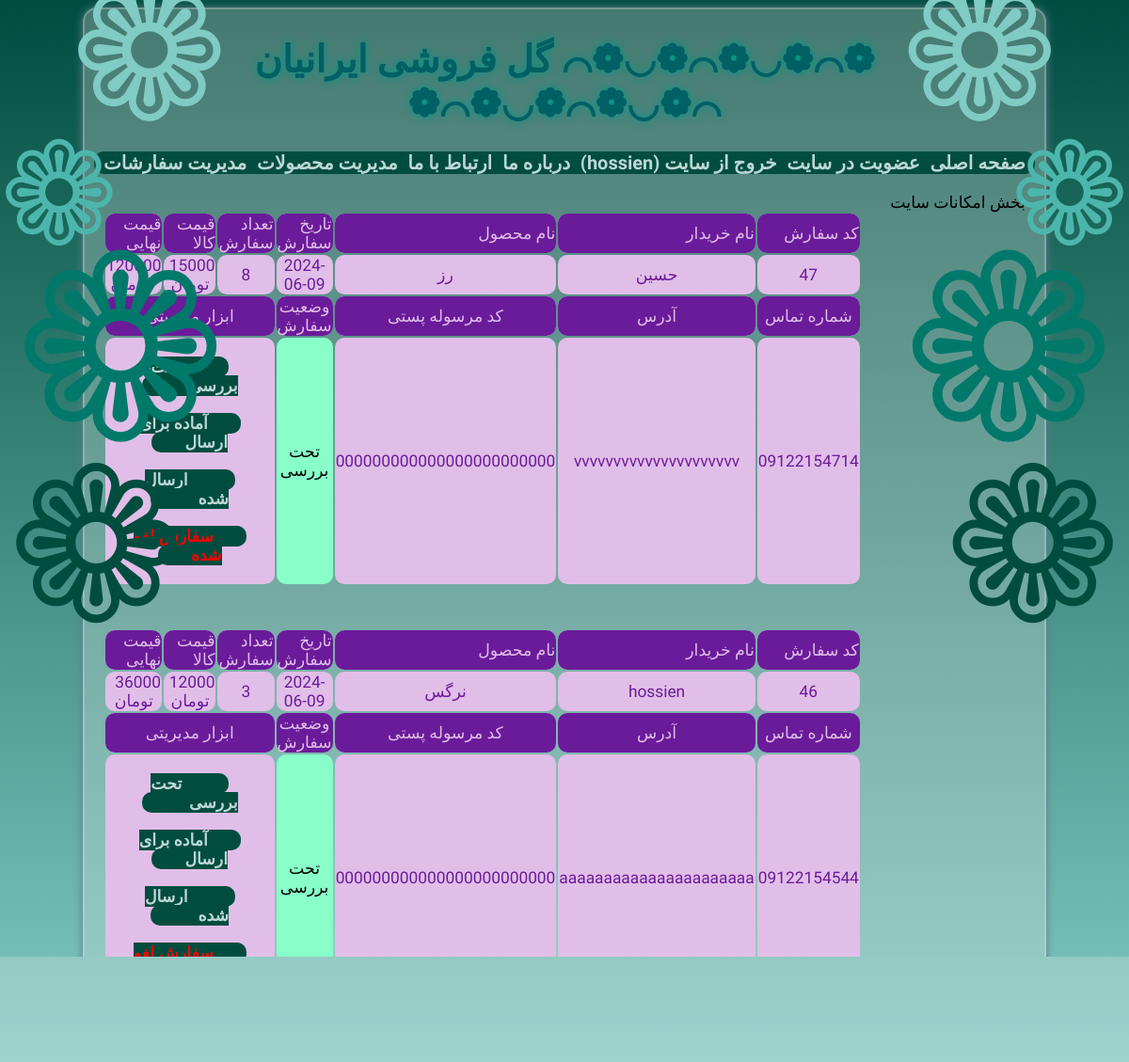
/admin_manage_order.php (signed in), run on the app's committed database.
### tables this page shows
CREATE TABLE `orders` (
  `id` int(10) NOT NULL,
  `username` varchar(30) NOT NULL,
  `orderdate` date NOT NULL,
  `pro_code` int(10) NOT NULL,
  `pro_qty` int(10) NOT NULL,
  `pro_price` float NOT NULL,
  `mobile` varchar(11) NOT NULL,
  `address` varchar(400) NOT NULL,
  `trackcode` varchar(24) NOT NULL,
  `state` int(1) NOT NULL
);

CREATE TABLE `users` (
  `realname` varchar(80) NOT NULL,
  `username` varchar(30) NOT NULL,
  `password` varchar(20) NOT NULL,
  `email` varchar(60) NOT NULL,
  `type` tinyint(1) NOT NULL
);

CREATE TABLE `products` (
  `pro_code` int(10) NOT NULL,
  `pro_name` varchar(200) NOT NULL,
  `pro_qty` int(10) NOT NULL,
  `pro_price` float NOT NULL,
  `pro_image` varchar(80) NOT NULL,
  `pro_detail` text NOT NULL
);

### admin_manage_order.php (the view, shortened to what this page needs)
<?php
include ("includes/header.php");
	?>
	<?php
$link = mysqli_connect("localhost", "root", "", "shop_db");
?>
<br />
<?php
$query = "SELECT * FROM orders";
$result = mysqli_query($link, $query);
?>
<table style="width: 100%; border-radius:20px;">
	<?php
	while ($row = mysqli_fetch_array($result)) {
		?>
		<tr bgcolor="<?php if ($row['state'] == '3')
			echo ("#FF3333");
		else
			echo ("#C7CAF1"); ?>">
			<td style="border-radius: 10px; background-color:#6A1B9A; color:#E1BEE7;">كد سفارش</td>
			<td style="border-radius: 10px; background-color:#6A1B9A; color:#E1BEE7;">نام خریدار</td>
			<td style="border-radius: 10px; background-color:#6A1B9A; color:#E1BEE7;">نام محصول</td>
			<td style="border-radius: 10px; background-color:#6A1B9A; color:#E1BEE7;">تاریخ سفارش</td>
			<td style="border-radius: 10px; background-color:#6A1B9A; color:#E1BEE7;">تعداد سفارش</td>
			<td style="border-radius: 10px; background-color:#6A1B9A; color:#E1BEE7;">قيمت كالا</td>
			<td style="border-radius: 10px; background-color:#6A1B9A; color:#E1BEE7;">قیمت نهایی</td>
		</tr>
		<tr>
			<td style="border-radius: 10px; background-color:#E1BEE7; color:#6A1B9A; text-align:center;"><?php echo ($row['id']) ?></td>
			<td style="border-radius: 10px; background-color:#E1BEE7; color:#6A1B9A; text-align:center;">
				<?php
				$query = "SELECT * FROM users  WHERE username='{$row['username']}'";
				$result2 = mysqli_query($link, $query);
				$row_user = mysqli_fetch_array($result2);
				echo ($row_user['realname'])
					?>
			</td>
			<td style="border-radius: 10px; background-color:#E1BEE7; color:#6A1B9A; text-align:center;">
				<?php
				$query = "SELECT * FROM products WHERE pro_code='{$row['pro_code']}'";
				$result2 = mysqli_query($link, $query);
				$row_product = mysqli_fetch_array($result2);
				echo ($row_product['pro_name'])
					?>
			</td>
			<td style="border-radius: 10px; background-color:#E1BEE7; color:#6A1B9A; text-align:center;"><?php echo ($row['orderdate']) ?></td>
			<td style="border-radius: 10px; background-color:#E1BEE7; color:#6A1B9A; text-align:center;"><?php echo ($row['pro_qty']) ?></td>
			<td style="border-radius: 10px; background-color:#E1BEE7; color:#6A1B9A; text-align:center;">
				<?php echo ($row['pro_price']) ?>&nbsp; تومان
			</td>
			<td style="border-radius: 10px; background-color:#E1BEE7; color:#6A1B9A; text-align:center;">
				<?php
				echo ($row['pro_qty'] * $row['pro_price']);
				?>
				&nbsp; تومان
			</td>
		</tr>
		<tr bgcolor="<?php if ($row['state'] == '3')
			echo ("#FF3333");
		else
			echo ("#C7CAF1"); ?>">
			<td style="border-radius: 10px; background-color:#6A1B9A; color:#E1BEE7; text-align:center;">شماره تماس</td>
			<td style="border-radius: 10px; background-color:#6A1B9A; color:#E1BEE7; text-align:center;">آدرس</td>
			<td style="border-radius: 10px; background-color:#6A1B9A; color:#E1BEE7; text-align:center;">کد مرسوله پستی</td>
			<td style="border-radius: 10px; background-color:#6A1B9A; color:#E1BEE7; text-align:center;">وضعیت سفارش</td>
			<td style="border-radius: 10px; background-color:#6A1B9A; color:#E1BEE7; text-align:center;" colspan="3">ابزار مديريتی</td>
		</tr>
		<tr>
			<td style="border-radius: 10px; background-color:#E1BEE7; color:#6A1B9A; text-align:center;"><?php echo ($row['mobile']) ?></td>
			<td style="border-radius: 10px; background-color:#E1BEE7; color:#6A1B9A; text-align:center;"><?php echo ($row['address']) ?></td>
			<td style="border-radius: 10px; background-color:#E1BEE7; color:#6A1B9A; text-align:center;"><?php echo ($row['trackcode']) ?></td>
			<td style="background-color:#88FFC9; border-radius:10px; text-align:center;">
				<?php
				switch ($row['state']) {
					case 0:
						echo ("تحت بررسی");
						break;
				}
				?>
			</td>
			<td colspan="3" style="border-radius: 10px; background-color:#E1BEE7; color:#6A1B9A; text-align:center;">
				<b><a href="action_admin_manage_order.php?id=<?php echo ($row['id']) ?>&action=BARASI"
						style="text-decoration: none; background-color:#004D40; border-radius:10px; padding: 1px 50px 1px; margin-top:10px; margin-bottom:10px;">تحت
						بررسی</a></b>
				<b><a href="action_admin_manage_order.php?id=<?php echo ($row['id']) ?>&action=AMADEHERSAL"
						style="text-decoration: none; background-color:#004D40; border-radius:10px; padding: 1px 35px 1px; margin-top:10px; margin-bottom:10px;">آماده
						برای ارسال</a></b>
				<b><a href="action_admin_manage_order.php?id=<?php echo ($row['id']) ?>&action=ERSALSHODEH"
						style="text-decoration: none; background-color:#004D40; border-radius:10px; padding: 1px 50px 1px; margin-top:10px; margin-bottom:10px;">ارسال
						شده</a></b>
				<b><a href="action_admin_manage_order.php?id=<?php echo ($row['id']) ?>&action=LAGHV"
						style="text-decoration: none; color:#F00; background-color:#004D40; border-radius:10px; padding: 1px 35px 1px; margin-top:10px; margin-bottom:10px;">سفارش
						لغو شده</a></b>
			</td>
		</tr>
		<tr style="height: 45px;">
			<td colspan="7"></td>
		</tr>
		<?php
	}
	?>
</table>
<?php
include ("includes/footer.php");
?>

### includes/Header.php (style rules this page uses)
* { box-sizing: border-box; }
body { background-image: linear-gradient(#004D40, #80CBC4); font-family: "Lalezar"; display: flex; align-items: center; justify-content: center; background-attachment: fixed; background-size: cover; position: relative; }
a:link { color: #bdd7d4; }

### data on the page
orders: id "47", users.realname "حسین", products.pro_name "رز", orderdate "2024-06-09", pro_qty "8", pro_price "15000", $row['pro_qty'] * $row['pro_price'] "120000", mobile "09122154714", address "vvvvvvvvvvvvvvvvvvvvv", trackcode "000000000000000000000000", state "تحت بررسی"
orders: id "46", users.realname "hossien", products.pro_name "نرگس", orderdate "2024-06-09", pro_qty "3", pro_price "12000", $row['pro_qty'] * $row['pro_price'] "36000", mobile "09122154544", address "aaaaaaaaaaaaaaaaaaaaaa", trackcode "000000000000000000000000", state "تحت بررسی"

### other printed values
$_SESSION["realname"] "hossien"
